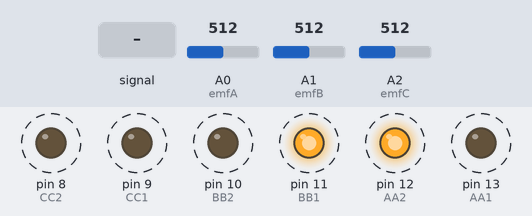
The sketch below on a simulated Arduino Uno, built with avr-gcc and run on an emulated ATmega328P. On the bench: output pins drawn as LEDs (lit = HIGH). Dashed ring = blinking. The test bench sets the inputs (shaded band); at power-on: A0 (emfA) = 512, A1 (emfB) = 512, A2 (emfC) = 512.

Above: at 1.2 s.
1.3 s: A0 (emfA) fed a 200 Hz sine of ±81 counts around its level
4.3 s: A0 (emfA) set to 390
At 4.8 s:
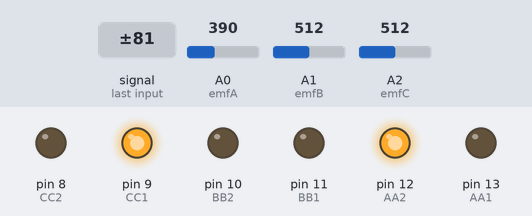
5.8 s: A1 (emfB) set to 457
7.3 s: A1 (emfB) set to 431
At 7.7 s:
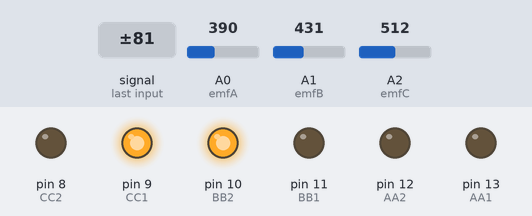
8.8 s: A2 (emfC) set to 306
At 10.0 s:
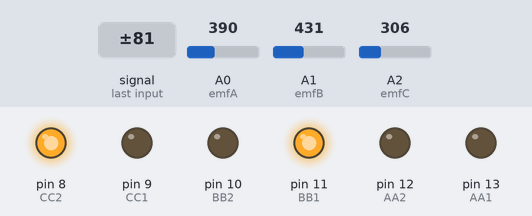
10.3 s: A0 (emfA) set to 122
At 11.2 s:
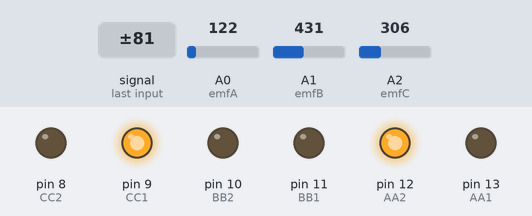
Timing chart, 0 to 12.8 s (numbered marks = the images above; inputs shaded):
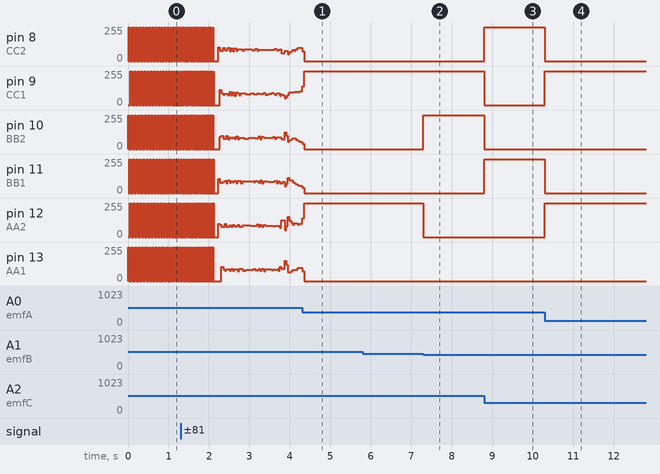

The sketch:

bldc1_testing_rxPwm.ino
```cpp
// Define various ADC prescaler
const unsigned char PS_8 = (1 << ADPS1)| (1 << ADPS0);
const unsigned char PS_16 = (1 << ADPS2);
const unsigned char PS_32 = (1 << ADPS2) | (1 << ADPS0);
const unsigned char PS_64 = (1 << ADPS2) | (1 << ADPS1);
const unsigned char PS_128 = (1 << ADPS2) | (1 << ADPS1) | (1 << ADPS0);
//#include<Wire.h>;
#include <avr/interrupt.h>
#include <avr/io.h>
#include <util/twi.h>
#include<Wire.h>


int emfA=A0;
int emfB=A1;
int emfC=A2;


static int delta= 0;
      static int Lastdelta= -1;
 int emA = 0;
      int emB =0;
      int emC =0;
      int sum =0;
      int fase=1;


int AA1=13;
int AA2=12;
int BB1=11;
int BB2=10;
int CC1=9;
int CC2=8;
//int led = 6;
unsigned long stepLength = 15000;
unsigned long i2c_timeout = 0;
int minStepLength = 400;
int steps =2;
int current = 0;
unsigned long prev = 0;
int interval=0;
unsigned long times = 0;
volatile int flag=1;
void setup() {
//Serial.begin(250000);
  pinMode(AA1,OUTPUT);
  pinMode(AA2,OUTPUT);
  pinMode(BB1,OUTPUT);
  pinMode(BB2,OUTPUT);
  pinMode(CC1,OUTPUT);
  pinMode(CC2,OUTPUT);
  pinMode(emfA,INPUT);
  pinMode(emfB,INPUT);
  pinMode(emfC,INPUT);
Wire.begin(7);
Wire.onReceive(receiveEvt);
 ADCSRA &= ~PS_128;
 //ADCSRA |=PS_8;

 ADCSRA |= PS_16;

}

void receiveEvt(int bytes)
  {
if(flag==1){
    minStepLength=Wire.read();
    flag==0;
  }
  }


void wait(unsigned long i){

 // if (i > 16380) {
  //times=millis()+i/1000;
  //while(millis()<times){

    //}
 // }

   times=micros()+i;
      while(micros()<times){


    }


}

/*void myDelay(unsigned long p) {

if (p > 16380) {

  current=millis();
  while(current <=prev + p/1000){
    current=millis();

    }
  prev=millis();
  //delay(p/1000);


  } else {
      current=micros();
     while(current <=prev + p){
     current=micros();

     }
     prev=millis();
  //delayMicroseconds(p);
  }
} */


void loop() {

 //stepLength=analogRead(A4);

emA = analogRead(emfA);
//minStepLength = analogRead(A4);
        emB = analogRead(emfB);
        emC = analogRead(emfC);
        sum = (emA+emB+emC)/3;
//Serial.print(emA);Serial.print("  ");Serial.print(emB);Serial.print("  ");Serial.print(emC);Serial.print("  ");Serial.print(+delta);Serial.println("");

if(stepLength<1000){


  if (Lastdelta < 0){
  if (delta > 0)
      {
        Lastdelta=delta; //save the last delta
        fase= fase + 1;
        if (fase > 6) {
          fase = 1;
          }
      }
  }//Zero cross from - to +

   if (Lastdelta > 0){
  if (delta < 0)
      {
        Lastdelta=delta;
        fase= fase + 1;
        if (fase > 6) {
          fase = 1;
          }
      }
  }

}

else{

    if (fase<6){
    fase=fase+1;}
  else{
    fase=1;
  }


  }

   switchStep(fase);
  flag=1;


//  myDelay(stepLength);

 // switchStep(2);
 // switchStep(3);
 // switchStep(4);
  //switchStep(5);
 // switchStep(6);


 if (stepLength < 39950) {
    //digitalWrite(led, HIGH);   // second gear
    steps = 500;
  }

  if (stepLength < 20000) {
//digitalWrite(led, LOW);      // third gear
    steps = 50;
  }

  if (stepLength < 2000) {
   // digitalWrite(led, HIGH);      // fourth gear
    steps =1;
  }


   if(stepLength > minStepLength)
   {
    stepLength = stepLength - steps;


  }
else if(stepLength < minStepLength){
   stepLength=stepLength+steps;

  }
  else {
    // set the minimum pulse length
    stepLength=minStepLength;

  }

wait(stepLength);
}


void switchStep(int stage)
{
  switch(stage)
  {


    //Phase1 C-B

    case 1:
     digitalWrite(AA1,LOW);
      digitalWrite(AA2,LOW);
     digitalWrite(BB1,LOW);
      digitalWrite(CC2,LOW);
       digitalWrite(BB2,HIGH);
       digitalWrite(CC1,HIGH);


      //myDelay(stepLength);
      delta = emA-sum;
      break;

  //Phase2 A-B
    case 2:
      digitalWrite(AA2,LOW);
      digitalWrite(BB1,LOW);
      digitalWrite(CC1,LOW);
      digitalWrite(CC2,LOW);
       digitalWrite(BB2,HIGH);
      digitalWrite(AA1,HIGH);

      //myDelay(stepLength);
       delta = emC-sum;
      break;

  //Phase3 A-C
    case 3:
      digitalWrite(AA2,LOW);
      digitalWrite(BB1,LOW);
      digitalWrite(BB2,LOW);
      digitalWrite(CC1,LOW);
      digitalWrite(AA1,HIGH);
      digitalWrite(CC2,HIGH);

      //myDelay(stepLength);
      delta = emB-sum;
    break;

  //Phase4 B-C
  case 4:
      digitalWrite(AA1,LOW);
      digitalWrite(AA2,LOW);
     digitalWrite(BB2,LOW);
      digitalWrite(CC1,LOW);
       digitalWrite(CC2,HIGH);
      digitalWrite(BB1,HIGH);

      //myDelay(stepLength);
      delta = emA-sum;
      break;

  //Phase5 B-A
  case 5:
      digitalWrite(AA1,LOW);
      digitalWrite(BB2,LOW);
      digitalWrite(CC1,LOW);
      digitalWrite(CC2,LOW);
      digitalWrite(BB1,HIGH);
      digitalWrite(AA2,HIGH);

      //myDelay(stepLength);
      delta = emC-sum;
      break;

  //Phase6 C-A
  case 6:
     digitalWrite(AA1,LOW);
      digitalWrite(BB1,LOW);
     digitalWrite(BB2,LOW);
      digitalWrite(CC2,LOW);
      digitalWrite(AA2,HIGH);
      digitalWrite(CC1,HIGH);

      //myDelay(stepLength);
       delta = emB-sum;
  break;
  }


}
```

Measured:
- the behaviour switches between 450 and 449 on A1 (emfB) (found by bisection; images 1 and 2)
- after the input at 4.3 s, pin 8 (CC2), pin 13 (AA1): 99/255 → 0/255 at once; pin 9 (CC1): 102/255 → 255/255 at once; pin 10 (BB2): 54/255 → 0/255 at once; pin 11 (BB1): 53/255 → 0/255 at once; pin 12 (AA2): 101/255 → 255/255 at once
- after the input at 5.8 s, every drawn part: stays the same
- after the input at 7.3 s, pin 10 (BB2): 0/255 → 255/255 at once; pin 12 (AA2): 255/255 → 0/255 at once
- after the input at 8.8 s, pin 8 (CC2), pin 11 (BB1): 0/255 → 255/255 at once; pin 9 (CC1), pin 10 (BB2): 255/255 → 0/255 at once
- after the input at 10.3 s, pin 8 (CC2), pin 11 (BB1): 255/255 → 0/255 at once; pin 9 (CC1), pin 12 (AA2): 0/255 → 255/255 at once
